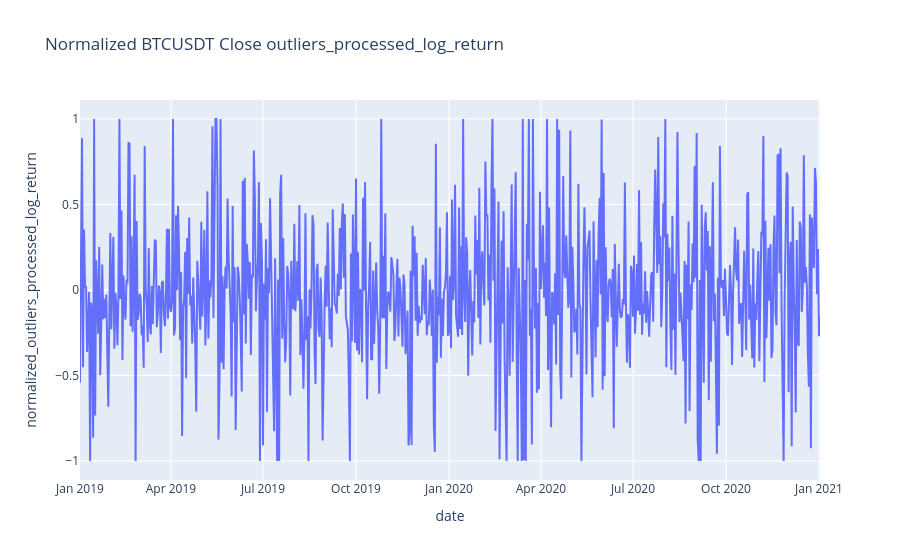

The notebook cell saved with this chart:
### Code cell
# Plot after normalization
fig = px.line(data, x=data.index, y="normalized_outliers_processed_log_return", title='Normalized BTCUSDT Close outliers_processed_log_return')
fig.show()

### Figure 1 — Plotly figure (JSON) as saved in the notebook; plotly's stock layout.template omitted (floating-point values rounded to 4 significant figures; data arrays with more than 128 entries replaced by an {"elided": "..."} marker saying what was removed)
{"data": [{"hovertemplate": "date=%{x}<br>normalized_outliers_processed_log_return=%{y}<extra></extra>", "legendgroup": "", "line": {"color": "#636efa", "dash": "solid"}, "marker": {"symbol": "circle"}, "mode": "lines", "name": "", "orientation": "v", "showlegend": false, "type": "scatter", "x": {"elided": "733 str values"}, "xaxis": "x", "y": {"elided": "733 float values"}, "yaxis": "y"}], "layout": {"legend": {"tracegroupgap": 0}, "title": {"text": "Normalized BTCUSDT Close outliers_processed_log_return"}, "xaxis": {"anchor": "y", "domain": [0, 1], "title": {"text": "date"}}, "yaxis": {"anchor": "x", "domain": [0, 1], "title": {"text": "normalized_outliers_processed_log_return"}}}}
